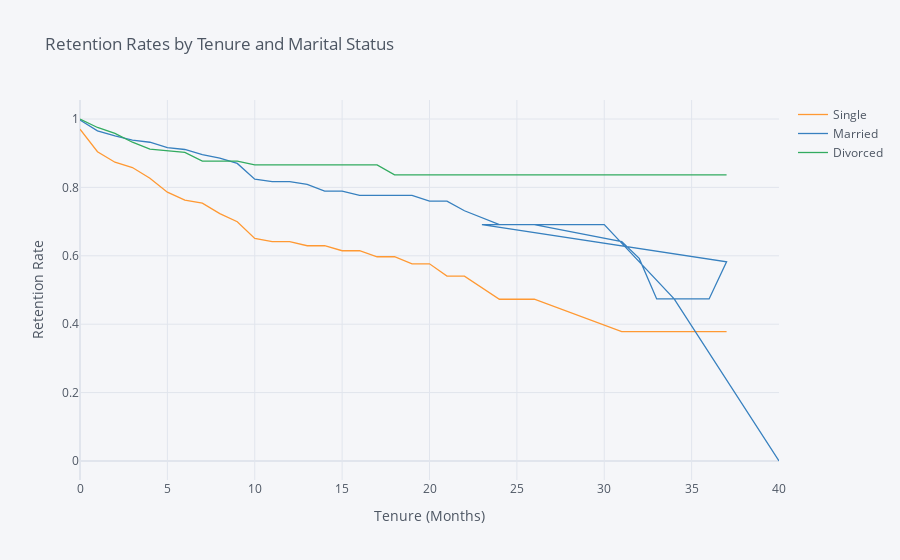

Write notebook code for a chart like this one.
### Markdown cell above
## 4. Let's switch to looking at retention rates from another demographic perspective: marital status. Generate and plot survival curves for the different marital statuses by number of years at the company.

### Code cell
rates = survival(data,'MaritalStatus','YearsAtCompany','Attrition')
rates.iplot(kind='line', xTitle='Tenure (Months)', yTitle='Retention Rate',
            title='Retention Rates by Tenure and Marital Status')

### Figure 1 — Plotly figure (JSON) as saved in the notebook; plotly's stock layout.template omitted (floating-point values rounded to 4 significant figures)
{"data": [{"line": {"color": "rgba(255, 153, 51, 1.0)", "dash": "solid", "shape": "linear", "width": 1.3}, "mode": "lines", "name": "Single", "text": "", "type": "scatter", "x": [0, 1, 2, 3, 4, 5, 6, 7, 8, 9, 10, 11, 12, 13, 14, 15, 16, 17, 18, 19, 20, 21, 22, 24, 26, 31, 32, 33, 36, 37, 23, 25, 27, 29, 30, 34, 40], "y": [0.9702, 0.9044, 0.8736, 0.8581, 0.8268, 0.7861, 0.7628, 0.754, 0.7234, 0.6997, 0.6507, 0.6413, 0.6413, 0.6294, 0.6294, 0.6148, 0.6148, 0.5972, 0.5972, 0.5766, 0.5766, 0.5406, 0.5406, 0.473, 0.473, 0.3784, 0.3784, 0.3784, 0.3784, 0.3784, "", "", "", "", "", "", ""]}, {"line": {"color": "rgba(55, 128, 191, 1.0)", "dash": "solid", "shape": "linear", "width": 1.3}, "mode": "lines", "name": "Married", "text": "", "type": "scatter", "x": [0, 1, 2, 3, 4, 5, 6, 7, 8, 9, 10, 11, 12, 13, 14, 15, 16, 17, 18, 19, 20, 21, 22, 24, 26, 31, 32, 33, 36, 37, 23, 25, 27, 29, 30, 34, 40], "y": [0.997, 0.9654, 0.9506, 0.9381, 0.932, 0.9164, 0.9109, 0.8958, 0.8858, 0.8702, 0.8239, 0.817, 0.817, 0.8086, 0.7894, 0.7894, 0.7768, 0.7768, 0.7768, 0.7768, 0.7599, 0.7599, 0.7318, 0.6911, 0.6911, 0.6418, 0.5924, 0.4739, 0.4739, 0.5825, 0.6911, 0.6911, 0.6911, 0.6911, 0.6911, 0.4739, 0]}, {"line": {"color": "rgba(50, 171, 96, 1.0)", "dash": "solid", "shape": "linear", "width": 1.3}, "mode": "lines", "name": "Divorced", "text": "", "type": "scatter", "x": [0, 1, 2, 3, 4, 5, 6, 7, 8, 9, 10, 11, 12, 13, 14, 15, 16, 17, 18, 19, 20, 21, 22, 24, 26, 31, 32, 33, 36, 37, 23, 25, 27, 29, 30, 34, 40], "y": [1, 0.9752, 0.9581, 0.9321, 0.9122, 0.9078, 0.9021, 0.8769, 0.8769, 0.8769, 0.8657, 0.8657, 0.8657, 0.8657, 0.8657, 0.8657, 0.8657, 0.8657, 0.8368, 0.8368, 0.8368, 0.8368, 0.8368, 0.8368, 0.8368, 0.8368, 0.8368, 0.8368, 0.8368, 0.8368, 0.8368, 0.8368, 0.8368, 0.8368, "", "", ""]}], "layout": {"autosize": true, "legend": {"bgcolor": "#F5F6F9", "font": {"color": "#4D5663"}}, "paper_bgcolor": "#F5F6F9", "plot_bgcolor": "#F5F6F9", "title": {"font": {"color": "#4D5663"}, "text": "Retention Rates by Tenure and Marital Status"}, "xaxis": {"autorange": true, "gridcolor": "#E1E5ED", "range": [0, 40], "showgrid": true, "tickfont": {"color": "#4D5663"}, "title": {"font": {"color": "#4D5663"}, "text": "Tenure (Months)"}, "type": "linear", "zerolinecolor": "#E1E5ED"}, "yaxis": {"autorange": true, "gridcolor": "#E1E5ED", "range": [-0.05556, 1.056], "showgrid": true, "tickfont": {"color": "#4D5663"}, "title": {"font": {"color": "#4D5663"}, "text": "Retention Rate"}, "type": "linear", "zerolinecolor": "#E1E5ED"}}}
